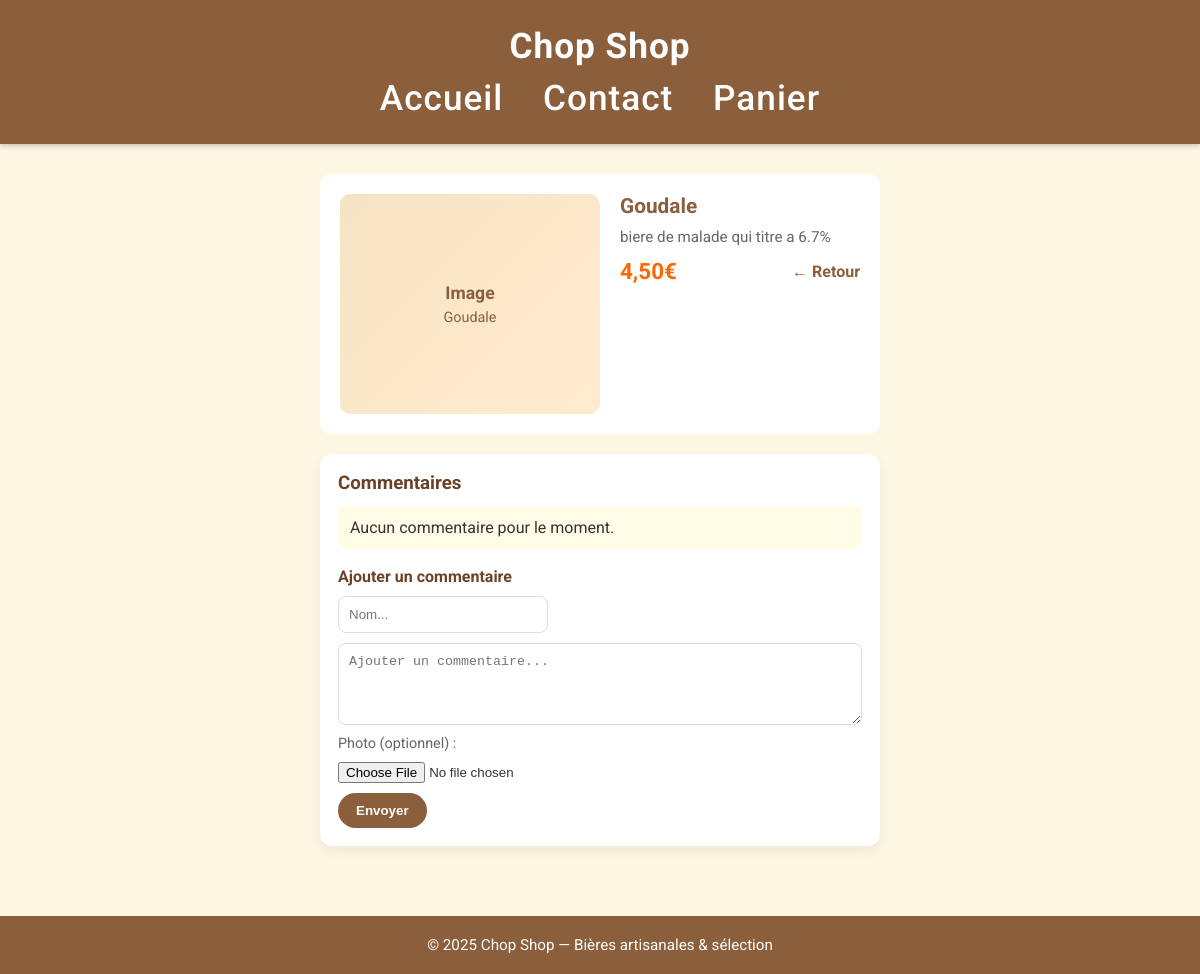
The app's page /web/vuln-app/product.php?id=1 with its own data.
### tables this page shows
CREATE TABLE IF NOT EXISTS products (
  id INT AUTO_INCREMENT PRIMARY KEY,
  name VARCHAR(255),
  description TEXT,
  price DECIMAL(10,2)
);

### web/vuln-app/product.php (the view, shortened to what this page needs)
<?php
require 'db.php';
$id = isset($_GET['id']) ? intval($_GET['id']) : 1;
$productRes = $mysqli->query("SELECT * FROM products WHERE id = $id");
$product = $productRes->fetch_assoc();
$comsRes = $mysqli->query("SELECT * FROM comments WHERE product_id = " . intval($product['id']) . " ORDER BY created_at DESC");
?>
<!doctype html>
<html lang="fr">
<head>
  <link rel="stylesheet" href="styles.css">
</head>
<body>
<header>
  Chop Shop
  <nav>
    <a href="index.php">Accueil</a>
    <a href="#">Contact</a>
    <a href="#">Panier</a>
  </nav>
</header>
<div class="container" style="grid-template-columns: 1fr; gap: 20px; width: 600px">
  <div class="product" style="display:flex; flex-direction:row; gap:20px; padding:20px;">
    <div style="flex:0 0 260px;">
      <div style="width:100%; height:220px; border-radius:10px; overflow:hidden; background:linear-gradient(135deg,#f6e3c3,#ffeccf); display:flex; align-items:center; justify-content:center;">
        <div style="text-align:center; color:#8b5e3c;">
          <div style="font-weight:700; font-size:1.1rem;">Image</div>
          <div style="font-size:0.9rem; margin-top:6px;"><?php echo htmlspecialchars($product['name']); ?></div>
        </div>
      </div>
    </div>
    <div class="product-content" style="flex:1; padding:0;">
      <h2><?php echo htmlspecialchars($product['name']); ?></h2>
      <p style="color:#666; margin-bottom:12px;"><?php echo htmlspecialchars($product['description']); ?></p>
      <div style="display:flex; align-items:center; justify-content:space-between;">
        <div class="price" style="font-size:1.4rem;"><?php echo htmlspecialchars(number_format($product['price'],2,',','')); ?>€</div>
        <a href="index.php" style="text-decoration:none; color:#8b5e3c; font-weight:700;">← Retour</a>
      </div>
    </div>
  </div>
  <div style="grid-column: 1 / -1;">
    <div style="background:#fff; padding:18px; border-radius:12px; box-shadow:0 5px 12px rgba(0,0,0,0.06);">
      <h3 style="margin-bottom:12px; color:#6b4226;">Commentaires</h3>
      <ul style="list-style:none; padding:0; margin:0 0 18px 0;">
        <?php if ($comsRes->num_rows === 0): ?>
          <li style="padding:12px; border-radius:8px; background:#fffbe6;">Aucun commentaire pour le moment.</li>
        <?php endif; ?>
      </ul>
      <h4 style="margin-top:8px; color:#6b4226;">Ajouter un commentaire</h4>
      <form method="post" action="post_comment.php" enctype="multipart/form-data" style="margin-top:10px; display:flex; flex-direction:column; gap:10px;">
        <input name="author" placeholder="Nom..." style="padding:10px; border-radius:8px; border:1px solid #ddd; width:40%; max-width:300px;">
        <textarea name="content" placeholder="Ajouter un commentaire..." rows="4" style="padding:10px; border-radius:8px; border:1px solid #ddd; resize:vertical; max-width:100%;"></textarea>
        <label style="font-size:0.9rem; color:#666;">Photo (optionnel) :</label>
        <input type="file" name="photo" accept="image/*, .xml" style="max-width:320px;">
        <div style="display:flex; gap:10px; align-items:center;">
          <button type="submit" style="background:#8b5e3c; color:#fff; border:none; padding:10px 18px; border-radius:30px; font-weight:700; cursor:pointer;">Envoyer</button>
        </div>
      </form>
    </div>
  </div>
</div>
<footer>
  &copy; <?php echo date('Y'); ?> Chop Shop — Bières artisanales & sélection
</footer>
</body>
</html>

### web/vuln-app/styles.css (style rules this page uses)
* { box-sizing: border-box; margin: 0; padding: 0; }
body { font-family: 'Roboto', sans-serif; background-color: #fdf6e3; color: #333; display: flex; flex-direction: column; min-height: 100vh; }
header { background-color: #8b5e3c; color: #fff; padding: 25px 0; text-align: center; font-size: 2.2em; font-weight: 700; letter-spacing: 1px; box-shadow: 0 2px 5px rgba(0,0,0,0.2); }
header nav { margin-top: 10px; }
header nav a { color: #fff; text-decoration: none; margin: 0 15px; font-weight: 500; transition: color 0.3s; }
.container { flex: 1; max-width: 1100px; margin: 30px auto; padding: 0 20px; display: grid; grid-template-columns: repeat(auto-fit, minmax(250px, 1fr)); gap: 25px; align-items: start; }
.product { background-color: #fff; border-radius: 12px; overflow: visible; transition: transform 0.25s, box-shadow 0.25s; display: flex; flex-direction: column; min-width: 0; }
.product a { text-decoration: none; color: inherit; display: block; }
.product .product-content { padding: 15px 20px; overflow-wrap: anywhere; word-break: break-word; }
.product h2 { font-size: 1.3em; margin-bottom: 10px; color: #8b5e3c; }
.product p { flex: 1; font-size: 0.95em; margin-bottom: 10px; }
.product .price { font-weight: 700; color: #ff6600; font-size: 1.1em; }
footer { background-color: #8b5e3c; color: #fff; padding: 20px; text-align: center; margin-top: 40px; font-size: 0.95em; }

### records on screen
products: name "Goudale", description "biere de malade qui titre a 6.7%", price "4,50"
